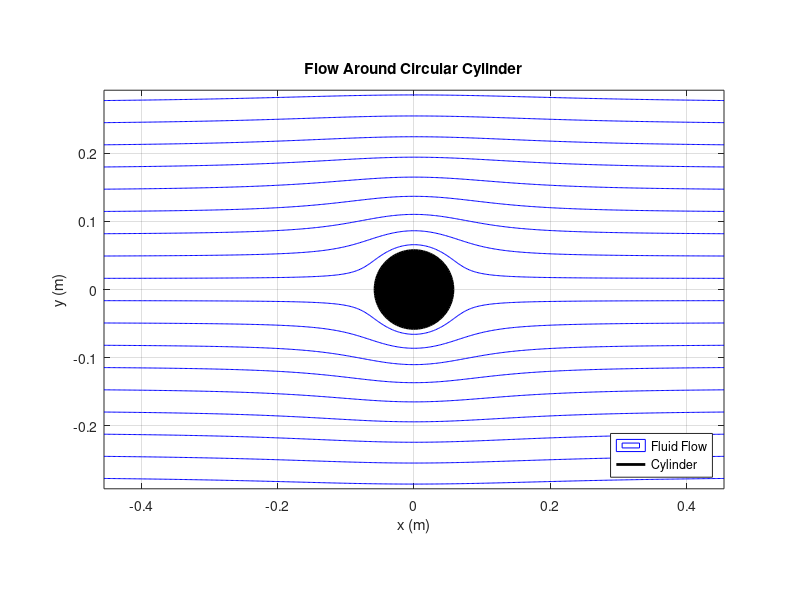
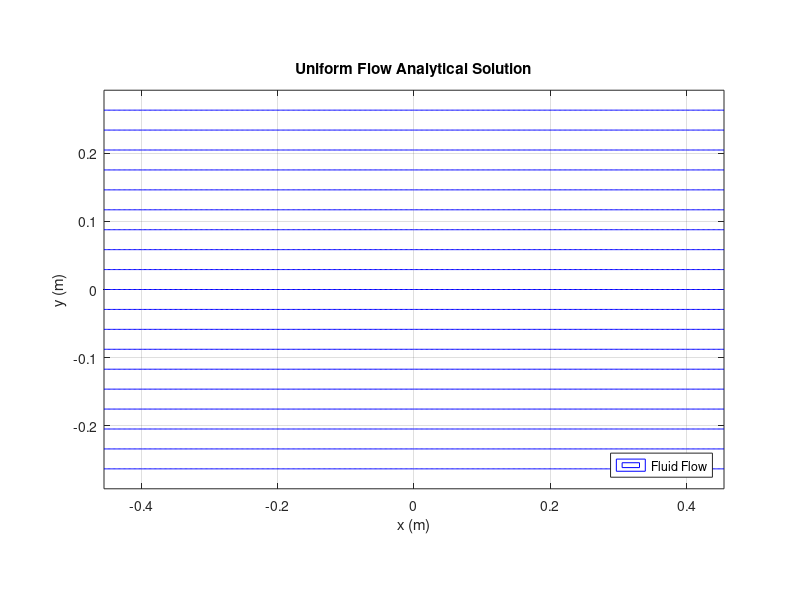
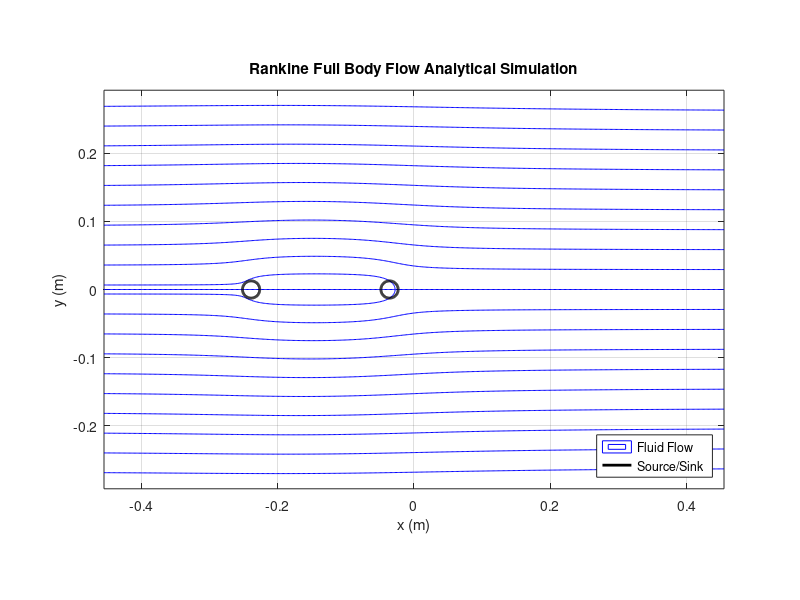
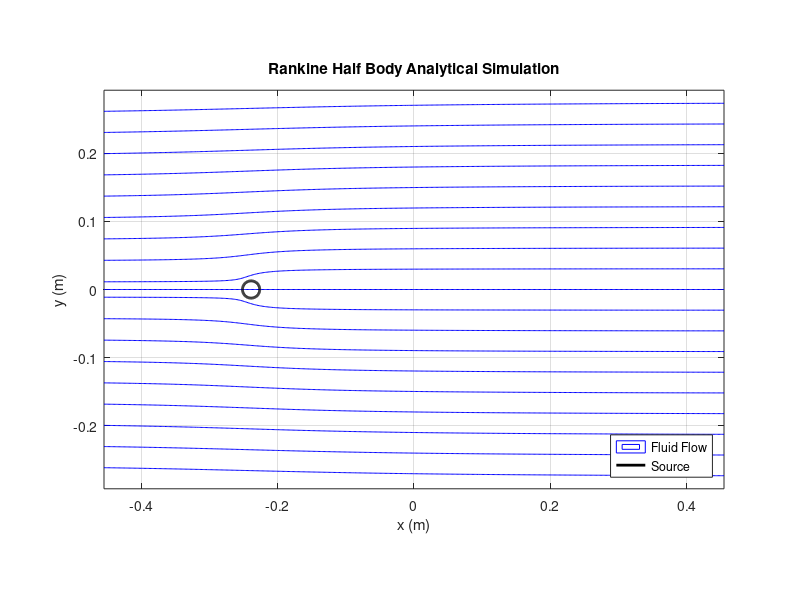

The MATLAB source for these figures, in order:
%% MAE 171 Fluids Lab
clc; clear all; close all;

% MATLAB Script: Plot Uniform Flow, Rankine Full Body, and Half Body with Obstacle

% Parameters
U = 0.030196923;                  % Freestream velocity (m/s)
mu = 1.0;                 % Doublet strength (m^2/s)
Q_s = 0.001186;                % Source strength (m^2/s)
Q_sink = 0.001186*4/3;             % Sink strength (m^2/s)
circle_diameter = 4.5 / 39.37; % Convert 4.5 inches to meters
Qmodel_diameter = 1 / 39.37;  % Conver 1.5 inches to meters
x_min = -0.455;               % x-axis lower limit (m)
x_max = 0.455;                % x-axis upper limit (m)
y_min = -0.2925;               % y-axis lower limit (m)
y_max = 0.2925;                % y-axis upper limit (m)
x_source = x_min + (8.5 / 39.37);             % x-coordinate of the source (m)
y_source = 0;             % y-coordinate of the source (m)
x_sink = x_source + (8 / 39.37);               % x-coordinate of the sink (m)
y_sink = 0;               % y-coordinate of the sink (m)
x_cen = 0; y_cen=0;       % Center values

% Create Grid
x = linspace(x_min, x_max, 500);  % High grid resolution for smooth plot
y = linspace(y_min, y_max, 500);
[X, Y] = meshgrid(x, y);          % Create mesh grid for flow field

% Compute Stream Function for Uniform Flow
psi_uniform = U * Y;  % Uniform flow contribution

% Compute Stream Function for Source
psi_source = (Q_s / (2 * pi)) * atan2(Y - y_source, X - x_source); % Source contribution

% Compute Stream Function for Sink
psi_sink = (Q_sink / (2 * pi)) * atan2(Y - y_sink, X - x_sink);   % Sink contribution

% Compute Total Stream Function for Rankine Full Body
psi_rankine = psi_uniform + psi_source - psi_sink; % Rankine full body

%Compite Rankine half body
psi_half_body = psi_uniform + psi_source; % Rankine half-body (no sink)

%Model the sources and sinks as cylinders
%Define the source/sink dimensions
theta = linspace(0, 2*pi, 100);
Qx_model = Qmodel_diameter / 2 * cos(theta);  % Circle boundary
Qy_model = Qmodel_diameter / 2 * sin(theta);  % Circle boundary

%Now we need to compute flow around a cylinder

%Define the cylinder
theta = linspace(0, 2*pi, 100);
x_circle = circle_diameter / 2 * cos(theta);  % Circle boundary
y_circle = circle_diameter / 2 * sin(theta);  % Circle boundary

% Define cylinder radius
R = circle_diameter / 2;

% Update doublet strength
mu = 2 * pi * U * R^2;

% Compute Stream Function for Doublet Flow
psi_doublet = -mu * Y ./ (2 * pi * (X.^2 + Y.^2));

% Total Stream Function for Flow Around Cylinder
psi_cylinder = psi_uniform + psi_doublet;



% Plot Streamlines for Flow Around a Circular Cylinder
figure;
contour(X, Y, psi_cylinder, 100, 'b');    % Plot total flow streamlines
hold on;
plot(x_circle, y_circle, 'k-', 'LineWidth', 2); % Plot the circle boundary (obstacle)
fill(x_circle, y_circle, 'k');       % Fill the circle with black color
title('Flow Around Circular Cylinder');
xlabel('x (m)');
ylabel('y (m)');
legend('Fluid Flow', 'Cylinder', 'location', 'southeast')
axis equal;
grid on;
hold off;

% Plot Streamlines for Uniform Flow
figure;
contour(X, Y, psi_uniform, 19, 'b');    % Plot uniform flow streamlines
title('Uniform Flow Analytical Solution');
xlabel('x (m)');
ylabel('y (m)');
axis equal;
legend('Fluid Flow', 'location', 'southeast')
grid on;
hold off;

% Plot Streamlines for Rankine Full Body Flow
figure;
contour(X, Y, psi_rankine, 19, 'b');    % Plot Rankine full body streamlines
hold on;
plot(Qx_model + x_sink, Qy_model + y_sink, 'k-', 'LineWidth', 2); % Plot Q for reference.
plot(Qx_model + x_source, Qy_model + y_source, 'k-', 'LineWidth', 2); % Plot Q for reference.
title('Rankine Full Body Flow Analytical Simulation');
xlabel('x (m)');
ylabel('y (m)');
legend('Fluid Flow', 'Source/Sink', 'location', 'southeast')
axis equal;
grid on;
hold off;

% Plot Streamlines for Rankine Half Body Flow
figure;
contour(X, Y, psi_half_body, 19, 'b');    % Plot Rankine half body streamlines
hold on;
plot(Qx_model + x_source, Qy_model + y_source, 'k-', 'LineWidth', 2); % Plot Q for reference.
title('Rankine Half Body Analytical Simulation');
xlabel('x (m)');
ylabel('y (m)');
legend('Fluid Flow', 'Source', 'location', 'southeast')
axis equal;
grid on;
hold off;



